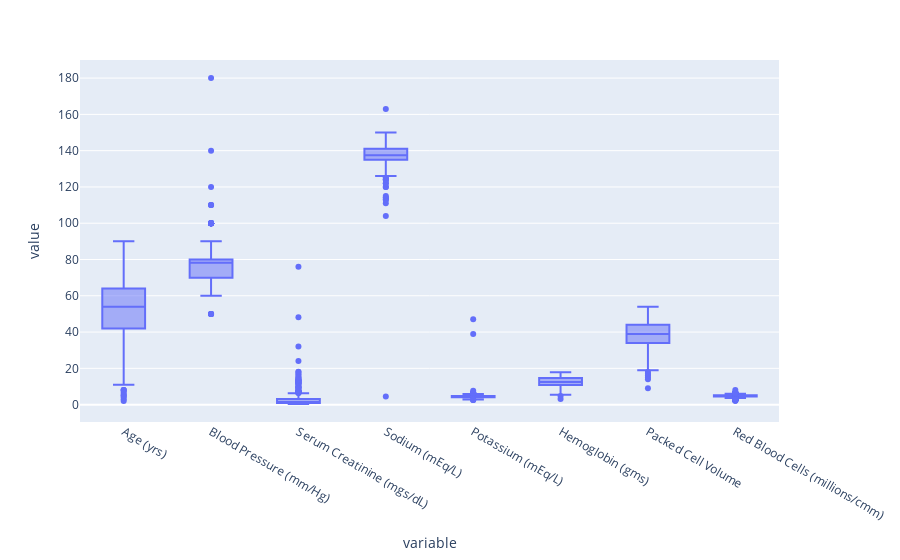

Here is the notebook cell this chart was saved with:
### Markdown cell above
### Handling Outliers

### Code cell
out = ['Age (yrs)',
       'Blood Pressure (mm/Hg)',
       'Serum Creatinine (mgs/dL)',
       'Sodium (mEq/L)',
       'Potassium (mEq/L)',
       'Hemoglobin (gms)',
       'Packed Cell Volume',
       'Red Blood Cells (millions/cmm)'
      ]
fig = px.box(df[out], y = out)
fig.show()

### Figure 1 — Plotly figure (JSON) as saved in the notebook; plotly's stock layout.template omitted (floating-point values rounded to 4 significant figures; data arrays with more than 128 entries replaced by an {"elided": "..."} marker saying what was removed)
{"data": [{"alignmentgroup": "True", "hovertemplate": "variable=%{x}<br>value=%{y}<extra></extra>", "legendgroup": "", "marker": {"color": "#636efa"}, "name": "", "notched": false, "offsetgroup": "", "orientation": "v", "showlegend": false, "type": "box", "x": {"elided": "3200 str values"}, "x0": " ", "xaxis": "x", "y": {"elided": "3200 float values"}, "y0": " ", "yaxis": "y"}], "layout": {"boxmode": "group", "legend": {"tracegroupgap": 0}, "margin": {"t": 60}, "xaxis": {"anchor": "y", "domain": [0, 1], "title": {"text": "variable"}}, "yaxis": {"anchor": "x", "domain": [0, 1], "title": {"text": "value"}}}}
